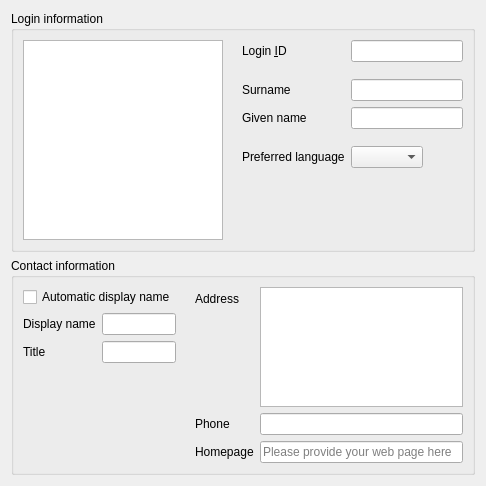
<?xml version="1.0" encoding="UTF-8"?>
<ui version="4.0">
 <class>User</class>
 <widget class="QWidget" name="User">
  <property name="geometry">
   <rect>
    <x>0</x>
    <y>0</y>
    <width>486</width>
    <height>426</height>
   </rect>
  </property>
  <property name="windowTitle">
   <string>Personal</string>
  </property>
  <property name="windowIcon">
   <iconset>
    <normaloff>:/images/user.png</normaloff>:/images/user.png</iconset>
  </property>
  <property name="categoryTitle" stdset="0">
   <string>User</string>
  </property>
  <layout class="QGridLayout" name="gridLayout_3">
   <item row="0" column="0">
    <widget class="QGroupBox" name="groupBox">
     <property name="sizePolicy">
      <sizepolicy hsizetype="Preferred" vsizetype="MinimumExpanding">
       <horstretch>0</horstretch>
       <verstretch>0</verstretch>
      </sizepolicy>
     </property>
     <property name="title">
      <string>Login information</string>
     </property>
     <layout class="QGridLayout" name="gridLayout_2">
      <item row="0" column="2">
       <layout class="QFormLayout" name="formLayout">
        <property name="fieldGrowthPolicy">
         <enum>QFormLayout::ExpandingFieldsGrow</enum>
        </property>
        <property name="labelAlignment">
         <set>Qt::AlignLeading|Qt::AlignLeft|Qt::AlignTop</set>
        </property>
        <item row="0" column="0">
         <widget class="QLabel" name="uidLabel">
          <property name="text">
           <string>Login &amp;ID</string>
          </property>
          <property name="buddy">
           <cstring>uidEdit</cstring>
          </property>
         </widget>
        </item>
        <item row="0" column="1">
         <widget class="QLineEdit" name="uidEdit"/>
        </item>
        <item row="1" column="1">
         <spacer name="verticalSpacer">
          <property name="orientation">
           <enum>Qt::Vertical</enum>
          </property>
          <property name="sizeType">
           <enum>QSizePolicy::Fixed</enum>
          </property>
          <property name="sizeHint" stdset="0">
           <size>
            <width>20</width>
            <height>5</height>
           </size>
          </property>
         </spacer>
        </item>
        <item row="2" column="0">
         <widget class="QLabel" name="snLabel">
          <property name="text">
           <string>Surname</string>
          </property>
          <property name="buddy">
           <cstring>snEdit</cstring>
          </property>
         </widget>
        </item>
        <item row="2" column="1">
         <widget class="QLineEdit" name="snEdit"/>
        </item>
        <item row="3" column="0">
         <widget class="QLabel" name="givenNameLabel">
          <property name="text">
           <string>Given name</string>
          </property>
          <property name="buddy">
           <cstring>givenNameEdit</cstring>
          </property>
         </widget>
        </item>
        <item row="3" column="1">
         <widget class="QLineEdit" name="givenNameEdit"/>
        </item>
        <item row="4" column="1">
         <spacer name="verticalSpacer_2">
          <property name="orientation">
           <enum>Qt::Vertical</enum>
          </property>
          <property name="sizeType">
           <enum>QSizePolicy::Fixed</enum>
          </property>
          <property name="sizeHint" stdset="0">
           <size>
            <width>20</width>
            <height>5</height>
           </size>
          </property>
         </spacer>
        </item>
        <item row="5" column="0">
         <widget class="QLabel" name="preferredLanguageLabel">
          <property name="text">
           <string>Preferred language</string>
          </property>
          <property name="buddy">
           <cstring>preferredLanguageEdit</cstring>
          </property>
         </widget>
        </item>
        <item row="5" column="1">
         <widget class="QComboBox" name="preferredLanguageEdit"/>
        </item>
        <item row="6" column="1">
         <spacer name="verticalSpacer_3">
          <property name="orientation">
           <enum>Qt::Vertical</enum>
          </property>
          <property name="sizeHint" stdset="0">
           <size>
            <width>20</width>
            <height>40</height>
           </size>
          </property>
         </spacer>
        </item>
       </layout>
      </item>
      <item row="0" column="0">
       <widget class="QGraphicsView" name="jpegPhotoEdit">
        <property name="minimumSize">
         <size>
          <width>200</width>
          <height>200</height>
         </size>
        </property>
        <property name="maximumSize">
         <size>
          <width>200</width>
          <height>200</height>
         </size>
        </property>
        <property name="alignment">
         <set>Qt::AlignLeading|Qt::AlignLeft|Qt::AlignTop</set>
        </property>
       </widget>
      </item>
      <item row="0" column="1">
       <spacer name="horizontalSpacer">
        <property name="orientation">
         <enum>Qt::Horizontal</enum>
        </property>
        <property name="sizeType">
         <enum>QSizePolicy::Fixed</enum>
        </property>
        <property name="sizeHint" stdset="0">
         <size>
          <width>13</width>
          <height>17</height>
         </size>
        </property>
       </spacer>
      </item>
     </layout>
    </widget>
   </item>
   <item row="1" column="0">
    <widget class="QGroupBox" name="groupBox_2">
     <property name="sizePolicy">
      <sizepolicy hsizetype="Preferred" vsizetype="MinimumExpanding">
       <horstretch>0</horstretch>
       <verstretch>0</verstretch>
      </sizepolicy>
     </property>
     <property name="title">
      <string>Contact information</string>
     </property>
     <layout class="QGridLayout" name="gridLayout">
      <item row="0" column="0">
       <layout class="QHBoxLayout" name="horizontalLayout">
        <item>
         <layout class="QFormLayout" name="formLayout_2">
          <property name="fieldGrowthPolicy">
           <enum>QFormLayout::ExpandingFieldsGrow</enum>
          </property>
          <item row="0" column="0" colspan="2">
           <widget class="QCheckBox" name="autoDisplayName">
            <property name="text">
             <string>Automatic display name</string>
            </property>
           </widget>
          </item>
          <item row="1" column="0">
           <widget class="QLabel" name="displayNameLabel">
            <property name="text">
             <string>Display name</string>
            </property>
            <property name="buddy">
             <cstring>displayNameEdit</cstring>
            </property>
           </widget>
          </item>
          <item row="1" column="1">
           <widget class="QLineEdit" name="displayNameEdit"/>
          </item>
          <item row="2" column="0">
           <widget class="QLabel" name="personalTitleLabel">
            <property name="text">
             <string>Title</string>
            </property>
            <property name="buddy">
             <cstring>titleEdit</cstring>
            </property>
           </widget>
          </item>
          <item row="2" column="1">
           <widget class="QLineEdit" name="titleEdit"/>
          </item>
         </layout>
        </item>
        <item>
         <spacer name="horizontalSpacer_2">
          <property name="orientation">
           <enum>Qt::Horizontal</enum>
          </property>
          <property name="sizeType">
           <enum>QSizePolicy::Fixed</enum>
          </property>
          <property name="sizeHint" stdset="0">
           <size>
            <width>13</width>
            <height>20</height>
           </size>
          </property>
         </spacer>
        </item>
        <item>
         <layout class="QFormLayout" name="formLayout_3">
          <item row="0" column="0">
           <widget class="QLabel" name="label_2">
            <property name="text">
             <string>Address</string>
            </property>
            <property name="buddy">
             <cstring>homePostalAddressEdit</cstring>
            </property>
           </widget>
          </item>
          <item row="0" column="1">
           <widget class="QPlainTextEdit" name="homePostalAddressEdit">
            <property name="sizePolicy">
             <sizepolicy hsizetype="Expanding" vsizetype="Maximum">
              <horstretch>0</horstretch>
              <verstretch>0</verstretch>
             </sizepolicy>
            </property>
            <property name="minimumSize">
             <size>
              <width>0</width>
              <height>60</height>
             </size>
            </property>
            <property name="maximumSize">
             <size>
              <width>16777215</width>
              <height>120</height>
             </size>
            </property>
           </widget>
          </item>
          <item row="1" column="0">
           <widget class="QLabel" name="homePhoneLabel">
            <property name="text">
             <string>Phone</string>
            </property>
            <property name="buddy">
             <cstring>homePhoneEdit</cstring>
            </property>
           </widget>
          </item>
          <item row="1" column="1">
           <widget class="QLineEdit" name="homePhoneEdit"/>
          </item>
          <item row="2" column="0">
           <widget class="QLabel" name="labeledURILabel">
            <property name="text">
             <string>Homepage</string>
            </property>
            <property name="buddy">
             <cstring>labeledURIEdit</cstring>
            </property>
           </widget>
          </item>
          <item row="2" column="1">
           <widget class="QLineEdit" name="labeledURIEdit">
            <property name="placeholderText">
             <string>Please provide your web page here</string>
            </property>
           </widget>
          </item>
         </layout>
        </item>
       </layout>
      </item>
     </layout>
    </widget>
   </item>
   <item row="2" column="0">
    <spacer name="verticalSpacer_4">
     <property name="orientation">
      <enum>Qt::Vertical</enum>
     </property>
     <property name="sizeHint" stdset="0">
      <size>
       <width>20</width>
       <height>40</height>
      </size>
     </property>
    </spacer>
   </item>
  </layout>
  <action name="1p_actionChange_password">
   <property name="icon">
    <iconset>
     <normaloff>:/images/password.png</normaloff>:/images/password.png</iconset>
   </property>
   <property name="text">
    <string>Change password...</string>
   </property>
   <property name="shortcut">
    <string>Ctrl+P</string>
   </property>
   <property name="dialog" stdset="0">
    <string notr="true">ChangePasswordDialog</string>
   </property>
   <property name="condition" stdset="0">
    <string notr="true">!isLocked</string>
   </property>
  </action>
  <action name="l_actionLock_account">
   <property name="icon">
    <iconset>
     <normaloff>:/images/lock.png</normaloff>:/images/lock.png</iconset>
   </property>
   <property name="text">
    <string>Lock account</string>
   </property>
   <property name="target" stdset="0">
    <string notr="true">lock()</string>
   </property>
   <property name="condition" stdset="0">
    <string notr="true">accountLockable(dn)</string>
   </property>
  </action>
  <action name="l_actionUnlock_account">
   <property name="icon">
    <iconset>
     <normaloff>:/images/unlock.png</normaloff>:/images/unlock.png</iconset>
   </property>
   <property name="text">
    <string>Unlock account</string>
   </property>
   <property name="target" stdset="0">
    <string notr="true">unlock()</string>
   </property>
   <property name="condition" stdset="0">
    <string notr="true">accountUnlockable(dn)</string>
   </property>
  </action>
  <action name="m_actionSend_message">
   <property name="icon">
    <iconset>
     <normaloff>:/images/notify.png</normaloff>:/images/notify.png</iconset>
   </property>
   <property name="text">
    <string>Send message...</string>
   </property>
   <property name="dialog" stdset="0">
    <string notr="true">SendMessageDialog</string>
   </property>
  </action>
 </widget>
 <tabstops>
  <tabstop>uidEdit</tabstop>
  <tabstop>snEdit</tabstop>
  <tabstop>givenNameEdit</tabstop>
  <tabstop>preferredLanguageEdit</tabstop>
  <tabstop>autoDisplayName</tabstop>
  <tabstop>displayNameEdit</tabstop>
  <tabstop>titleEdit</tabstop>
  <tabstop>homePostalAddressEdit</tabstop>
  <tabstop>homePhoneEdit</tabstop>
  <tabstop>labeledURIEdit</tabstop>
 </tabstops>
 <resources>
  <include location="resources/user.qrc"/>
 </resources>
 <connections>
  <connection>
   <sender>snEdit</sender>
   <signal>textChanged(QString)</signal>
   <receiver>User</receiver>
   <slot>property_sn()</slot>
   <hints>
    <hint type="sourcelabel">
     <x>440</x>
     <y>91</y>
    </hint>
    <hint type="destinationlabel">
     <x>20</x>
     <y>20</y>
    </hint>
   </hints>
  </connection>
  <connection>
   <sender>titleEdit</sender>
   <signal>textChanged(QString)</signal>
   <receiver>User</receiver>
   <slot>property_title()</slot>
   <hints>
    <hint type="sourcelabel">
     <x>127</x>
     <y>252</y>
    </hint>
    <hint type="destinationlabel">
     <x>20</x>
     <y>20</y>
    </hint>
   </hints>
  </connection>
  <connection>
   <sender>uidEdit</sender>
   <signal>textChanged(QString)</signal>
   <receiver>User</receiver>
   <slot>property_uid()</slot>
   <hints>
    <hint type="sourcelabel">
     <x>440</x>
     <y>55</y>
    </hint>
    <hint type="destinationlabel">
     <x>20</x>
     <y>20</y>
    </hint>
   </hints>
  </connection>
  <connection>
   <sender>homePhoneEdit</sender>
   <signal>textChanged(QString)</signal>
   <receiver>User</receiver>
   <slot>property_homePhone()</slot>
   <hints>
    <hint type="sourcelabel">
     <x>335</x>
     <y>358</y>
    </hint>
    <hint type="destinationlabel">
     <x>20</x>
     <y>20</y>
    </hint>
   </hints>
  </connection>
  <connection>
   <sender>displayNameEdit</sender>
   <signal>textChanged(QString)</signal>
   <receiver>User</receiver>
   <slot>property_displayName()</slot>
   <hints>
    <hint type="sourcelabel">
     <x>335</x>
     <y>385</y>
    </hint>
    <hint type="destinationlabel">
     <x>20</x>
     <y>20</y>
    </hint>
   </hints>
  </connection>
  <connection>
   <sender>labeledURIEdit</sender>
   <signal>textChanged(QString)</signal>
   <receiver>User</receiver>
   <slot>property_labeledURI()</slot>
   <hints>
    <hint type="sourcelabel">
     <x>335</x>
     <y>385</y>
    </hint>
    <hint type="destinationlabel">
     <x>20</x>
     <y>20</y>
    </hint>
   </hints>
  </connection>
  <connection>
   <sender>givenNameEdit</sender>
   <signal>textChanged(QString)</signal>
   <receiver>User</receiver>
   <slot>property_givenName()</slot>
   <hints>
    <hint type="sourcelabel">
     <x>440</x>
     <y>118</y>
    </hint>
    <hint type="destinationlabel">
     <x>20</x>
     <y>20</y>
    </hint>
   </hints>
  </connection>
  <connection>
   <sender>preferredLanguageEdit</sender>
   <signal>textChanged(QString)</signal>
   <receiver>User</receiver>
   <slot>property_preferredLanguage()</slot>
   <hints>
    <hint type="sourcelabel">
     <x>440</x>
     <y>154</y>
    </hint>
    <hint type="destinationlabel">
     <x>20</x>
     <y>20</y>
    </hint>
   </hints>
  </connection>
  <connection>
   <sender>autoDisplayName</sender>
   <signal>textChanged(QString)</signal>
   <receiver>User</receiver>
   <slot>property_autoDisplayName()</slot>
   <hints>
    <hint type="sourcelabel">
     <x>335</x>
     <y>252</y>
    </hint>
    <hint type="destinationlabel">
     <x>20</x>
     <y>20</y>
    </hint>
   </hints>
  </connection>
  <connection>
   <sender>homePostalAddressEdit</sender>
   <signal>textChanged(QString)</signal>
   <receiver>User</receiver>
   <slot>property_homePostalAddress()</slot>
   <hints>
    <hint type="sourcelabel">
     <x>335</x>
     <y>252</y>
    </hint>
    <hint type="destinationlabel">
     <x>20</x>
     <y>20</y>
    </hint>
   </hints>
  </connection>
  <connection>
   <sender>jpegPhotoEdit</sender>
   <signal>textChanged(QString)</signal>
   <receiver>User</receiver>
   <slot>property_jpegPhoto()</slot>
   <hints>
    <hint type="sourcelabel">
     <x>32</x>
     <y>55</y>
    </hint>
    <hint type="destinationlabel">
     <x>20</x>
     <y>20</y>
    </hint>
   </hints>
  </connection>
 </connections>
</ui>
